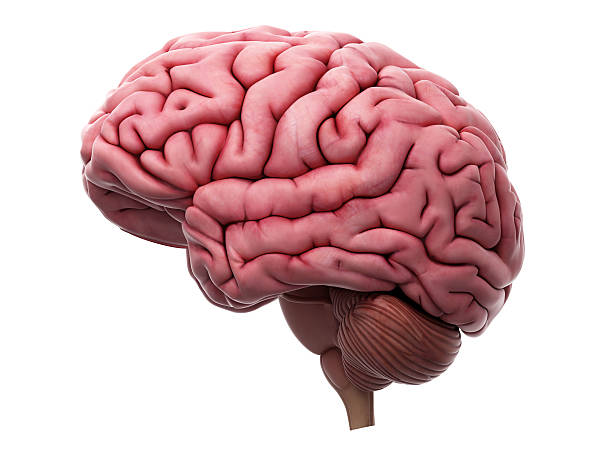
#> input picture brain.jpg, 612 x 459 px
$ jupyter execute CV4.ipynb
#> lines starting #> are read from the running program, lines starting #| are printed output that depends on the picture; after the words box and inside, x2 and y2 are one past the last pixel; in counts of white or black regions, pixels touching at a corner belong together
[cell 1]
import cv2
import numpy as np

# Load the image
image_path = "brain.jpg"  # Replace with the path to your image
img = cv2.imread(image_path)
#> img is the input picture: shape (459, 612, 3); mean B, G, R 194, 191.6, 220.5

# Convert the image to grayscale
gray = cv2.cvtColor(img, cv2.COLOR_BGR2GRAY)
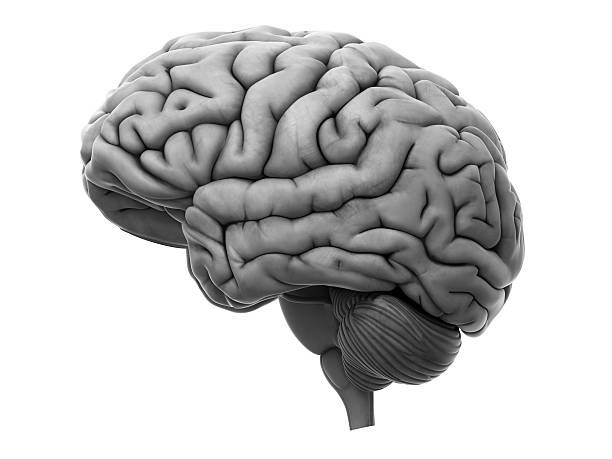
#> gray: shape (459, 612); min 0, max 255, mean 200.5

# Edge detection using Canny
edges = cv2.Canny(gray, 100, 200)
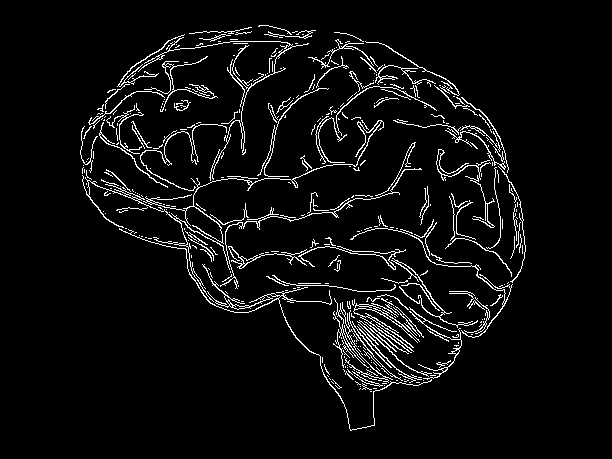
#> edges: shape (459, 612); 5.1% white in thin lines or dots, all inside (x1, y1, x2, y2) = (80, 25, 526, 431)

# Texture extraction using an averaging filter
kernel = np.ones((5, 5), np.float32) / 25
texture = cv2.filter2D(gray, -1, kernel)
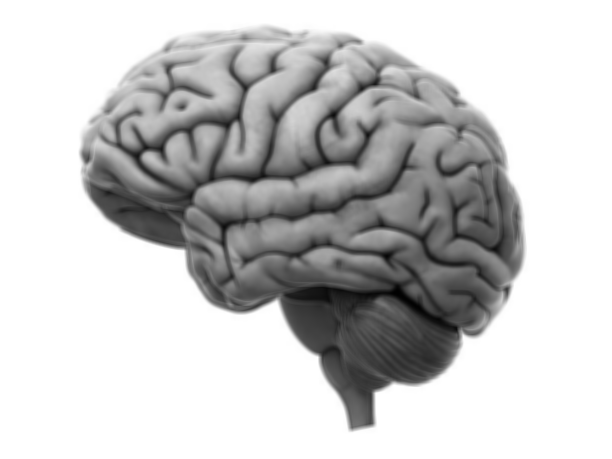
#> texture: shape (459, 612); min 1, max 255, mean 200.5

# Display the original image, edges, and texture
cv2.imshow("Original Image", img)
cv2.imshow("Edges", edges)
cv2.imshow("Texture", texture)

# Wait for a key press and then close all windows
cv2.waitKey(0)
cv2.destroyAllWindows()

$ run again, with nature.jpg copied over brain.jpg
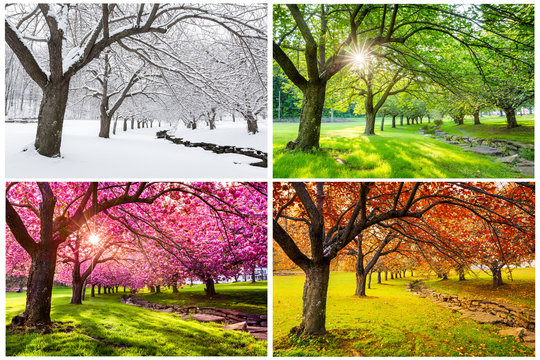
#> input picture nature.jpg, 540 x 360 px
#> img is the input picture: shape (360, 540, 3); mean B, G, R 94, 140.4, 156.3
#> `edges = cv2.Canny(gray, 100, 200)`:
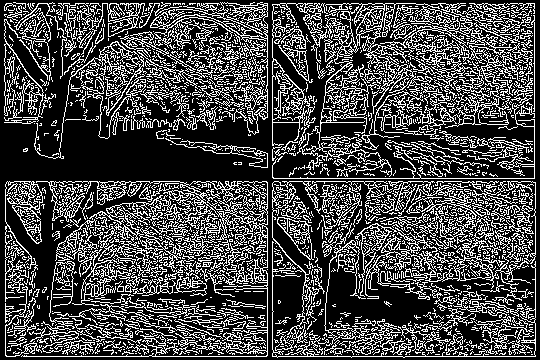
#> edges: shape (360, 540); 28.1% white in thin lines or dots
#> `texture = cv2.filter2D(gray, -1, kernel)`:
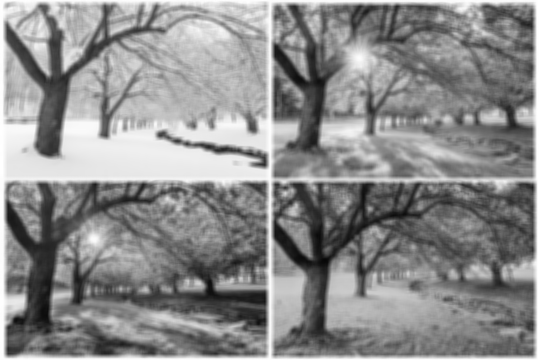
#> texture: shape (360, 540); min 7, max 255, mean 139.8
